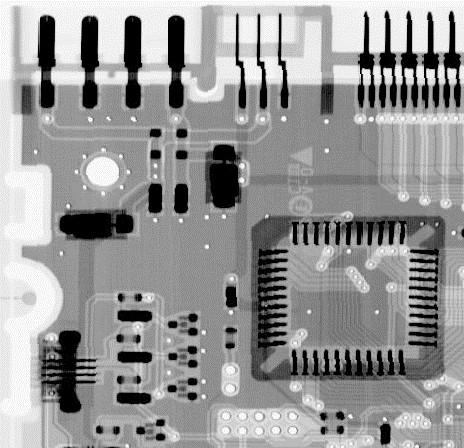
%> input picture Assignment8/board-orig.bmp, 464 x 448 px
$ octave houghtransform.m   (GNU Octave 9; MATLAB toolbox functions it lacks are replaced by stand-ins)
%> lines starting %> are read from the running program, lines starting %| are printed output that depends on the picture; in (x1, y1, x2, y2) boxes, pixels count from 0 and x2, y2 are one past the last pixel; in counts of white or black regions, pixels touching at a corner belong together; the program's own positions count from 1
clear all;
close all;
clc;

I = imread('board-orig.bmp');
%> I is the input picture: size 448x464 uint8; min 0, max 255, mean 150.3
rotI = I;
BW = edge(I, 'Canny', [0.25, 0.5]);
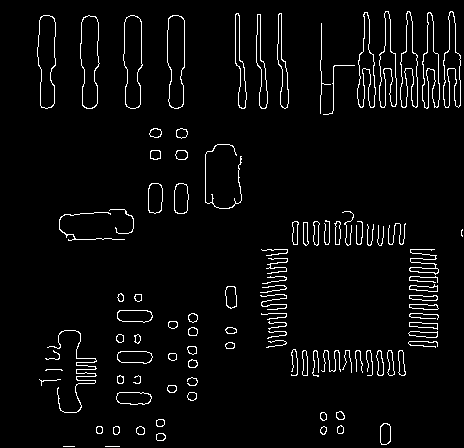
%> BW: size 448x464 logical; 3.8% white in thin lines or dots, all inside (x1, y1, x2, y2) = (37, 11, 463, 447)

num = 30;

figure;
% subplot(1, 3, 1);
% imshow(BW);
% title('edge detection')
subplot(1, 2, 1);
[H, T, R] = hough(BW, 'RhoResolution', 1, 'Theta', -90: 0.25: 89);
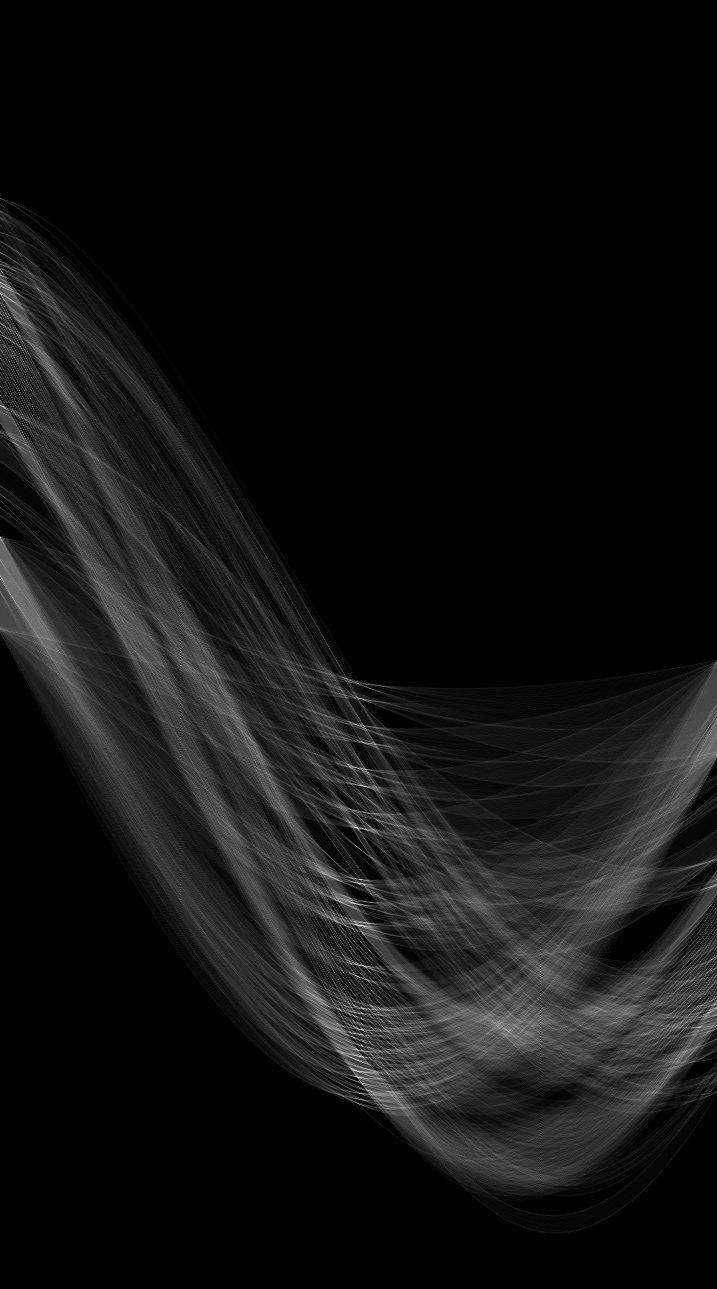
%> H: size 1289x717 double; min 0, max 90, mean 6.2; drawn with min black and max white
%> T = 717 values from -90 to 89; R = 1289 values from -644 to 644
P = houghpeaks(H, num);
%> P = 30 rows, first 12: [926 359; 967 365; 1072 359; 1057 363; 828 356; 884 363; 904 355; 787 366; 830 367; 902 340; 1030 362; 976 356]
imshow(imadjust(H),'XData',T,'YData',R,...
      'InitialMagnification','fit');
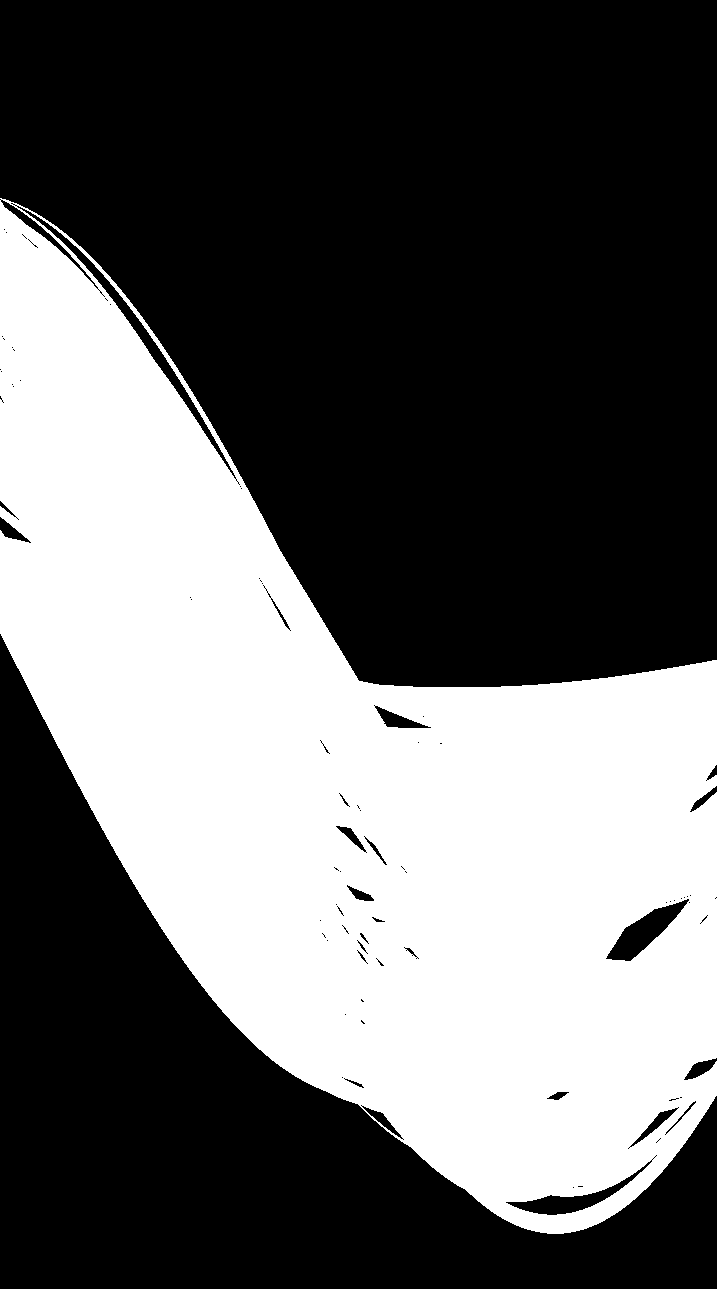
%> displayed picture: size 1289x717, on the screen's scale of 0 to 255; 39.1% white; 1 white region, box (x1, y1, x2, y2) and area: (0, 198, 717, 1234) 361001
colormap(gca,hot);
xlabel('\theta');
ylabel('\rho');
axis on;
axis normal;
hold on;
plot(T(P(:,2)),R(P(:,1)),'s','color','r');
title('Hough');

%%
lines = houghlines(BW,T,R,P,'FillGap',5,'MinLength',7);
%> lines = 103 lines; longest, point1 to point2 (x, y): (431, 288) to (431, 347), (284, 250) to (285, 299), (184, 19) to (185, 67), (282, 14) to (283, 61), (334, 67) to (334, 111), (240, 16) to (240, 59)
subplot(1, 2, 2);
imshow(I);
hold on;
max_len = 0;
for k = 1:length(lines)
   xy = [lines(k).point1; lines(k).point2];
   plot(xy(:,1),xy(:,2),'LineWidth',2,'Color','green');
   plot(xy(1,1),xy(1,2),'x','LineWidth',2,'Color','yellow');
   plot(xy(2,1),xy(2,2),'x','LineWidth',2,'Color','red');

   len = norm(lines(k).point1 - lines(k).point2);
   if ( len > max_len)
      max_len = len;
      xy_long = xy;
   end
end
%> this loop made 103 passes
%> (len, max_len, xy_long) on passes 1, 3, 12: (47.01, 47.01, [282 14; 283 61]), (49.01, 49.01, [284 250; 285 299]), (59, 59, [431 288; 431 347])
%> (xy, len) on passes 2, 4, 5, 6, 7, 8: ([283 70; 283 87], 17), ([285 305; 285 336], 31), ([319 223; 319 245], 22), ([321 96; 321 114], 18), ([322 33; 322 60], 27), ([322 72; 322 89], 17)
title('line detection')
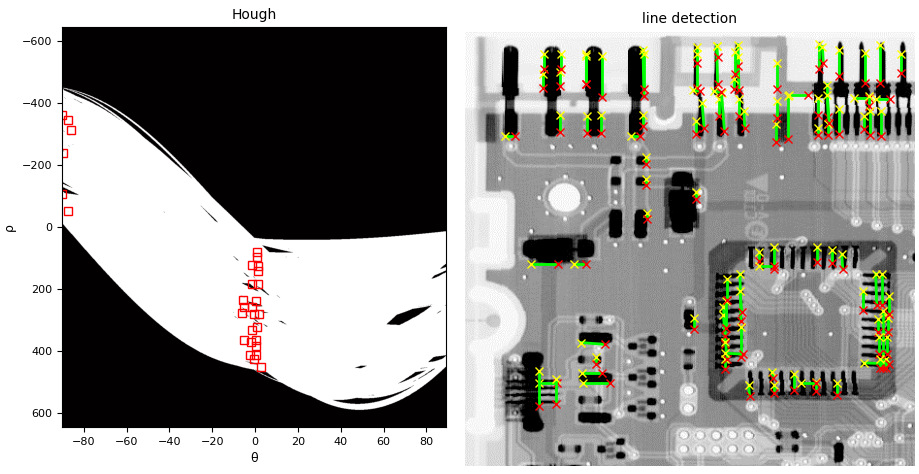
%> figure redrawn from the program's plot data, 2 panels
